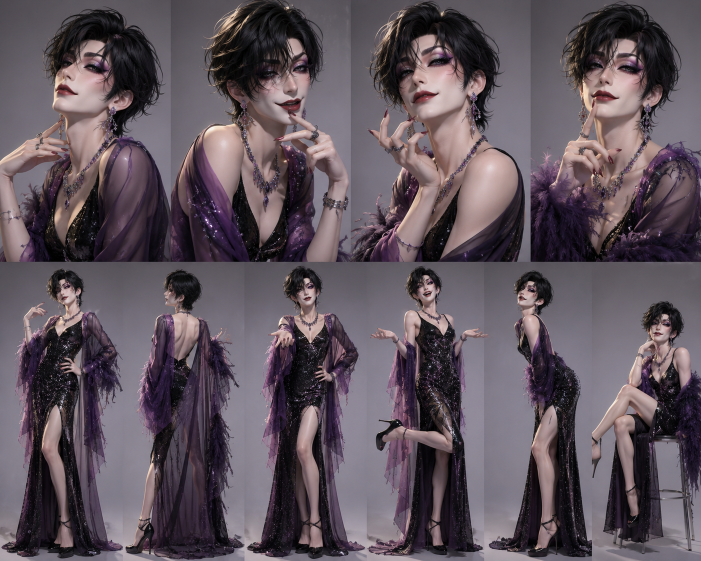
#> input picture tmp/char3/sheet.png, 1402 x 1122 px, found by its file name (shown at 1/2 size)
$ python peek_sheet.py
#> lines starting #> are read from the running program, lines starting #| are printed output that depends on the picture
# -*- coding: utf-8 -*-
# 市松模様の2色と升目の大きさを測る（左上の何も描かれていない所）
import sys
sys.stdout.reconfigure(encoding='utf-8')
import numpy as np
from PIL import Image
a = np.asarray(Image.open('C:/Users/user/oshinavi/tmp/video/matome1124c/sheet.png').convert('RGB')).astype(int)
for (x0, y0, x1, y1) in ((0, 0, 60, 400), (1200, 0, 1254, 400), (420, 440, 520, 470)):
    r = a[y0:y1, x0:x1]
    lum = r.mean(axis=2).round().astype(int)
    h = np.bincount(lum.ravel(), minlength=256)
    top = np.argsort(h)[::-1][:6]
    print('box', (x0, y0, x1, y1), 'lum top', [(int(v), int(h[v])) for v in top], 'chroma max', int((r.max(axis=2) - r.min(axis=2)).max()))
#> this loop made 3 passes
#> top on passes 1 to 3: [111, 110, 112, 108, 106, 82], [89, 88, 134, 135, 136, 90], [51, 39, 53, 50, 12, 52]
#| box (0, 0, 60, 400) lum top [(111, 746), (110, 655), (112, 641), (108, 614), (106, 592), (82, 588)] chroma max 58
#| box (1200, 0, 1254, 400) lum top [(89, 207), (88, 201), (134, 192), (135, 183), (136, 179), (90, 178)] chroma max 79
#| box (420, 440, 520, 470) lum top [(51, 73), (39, 68), (53, 67), (50, 67), (12, 67), (52, 66)] chroma max 58
#> pass 1, `r = a[y0:y1, x0:x1]`:
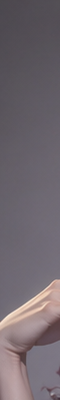
#> r: shape (400, 60, 3) int64; mean R, G, B 112.5, 103.7, 110.6
#> pass 1, `lum = r.mean(axis=2).round().astype(int)`:
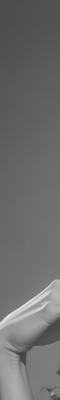
#> lum: shape (400, 60) int64; min 56, max 234, mean 108.9
#> pass 2, `r = a[y0:y1, x0:x1]`:
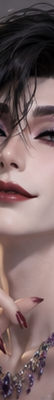
#> r: shape (400, 54, 3) int64; mean R, G, B 121.9, 100.4, 100.2
#> pass 2, `lum = r.mean(axis=2).round().astype(int)`:
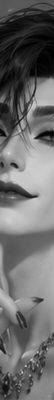
#> lum: shape (400, 54) int64; min 0, max 217, mean 107.5
#> after the loop:
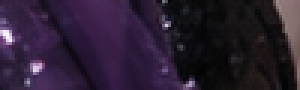
#> r: shape (30, 100, 3) int64 (shown 3 times larger); mean R, G, B 43.2, 30.5, 49.9
row = a[200, 0:60].mean(axis=1).round().astype(int)
#> row = 60 values, max 113 at index 58, min 101 at index 0, mean 107.1
print('row200', list(row))
#> (printed output is left out)
col = a[0:80, 20].mean(axis=1).round().astype(int)
#> col = 80 values, max 89 at index 79, min 76 at index 0, mean 82.12
print('col20', list(col))
#> (printed output is left out)
